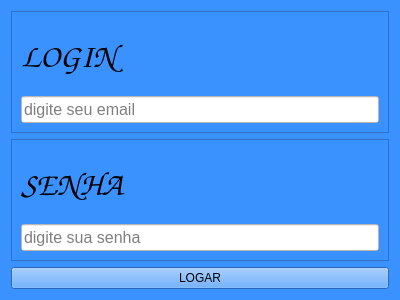
<?xml version="1.0" encoding="UTF-8"?>
<ui version="4.0">
 <class>Form</class>
 <widget class="QWidget" name="Form">
  <property name="geometry">
   <rect>
    <x>0</x>
    <y>0</y>
    <width>400</width>
    <height>300</height>
   </rect>
  </property>
  <property name="windowTitle">
   <string>Form</string>
  </property>
  <property name="styleSheet">
   <string notr="true">background-color: rgb(57, 146, 255);</string>
  </property>
  <layout class="QVBoxLayout" name="verticalLayout">
   <item>
    <widget class="QFrame" name="frame">
     <property name="styleSheet">
      <string notr="true">selection-background-color: rgb(62, 97, 255);</string>
     </property>
     <property name="frameShape">
      <enum>QFrame::Shape::StyledPanel</enum>
     </property>
     <property name="frameShadow">
      <enum>QFrame::Shadow::Raised</enum>
     </property>
     <layout class="QVBoxLayout" name="verticalLayout_2">
      <item>
       <widget class="QLabel" name="label_login">
        <property name="font">
         <font>
          <family>Comic Sans MS</family>
          <pointsize>25</pointsize>
          <italic>false</italic>
          <bold>true</bold>
         </font>
        </property>
        <property name="styleSheet">
         <string notr="true">background-color: rgb(57, 146, 255);
text-align: center;</string>
        </property>
        <property name="text">
         <string>LOGIN</string>
        </property>
       </widget>
      </item>
      <item>
       <widget class="QLineEdit" name="lineEdit_login">
        <property name="palette">
         <palette>
          <active>
           <colorrole role="Button">
            <brush brushstyle="SolidPattern">
             <color alpha="255">
              <red>255</red>
              <green>255</green>
              <blue>255</blue>
             </color>
            </brush>
           </colorrole>
           <colorrole role="Base">
            <brush brushstyle="SolidPattern">
             <color alpha="255">
              <red>255</red>
              <green>255</green>
              <blue>255</blue>
             </color>
            </brush>
           </colorrole>
           <colorrole role="Window">
            <brush brushstyle="SolidPattern">
             <color alpha="255">
              <red>255</red>
              <green>255</green>
              <blue>255</blue>
             </color>
            </brush>
           </colorrole>
           <colorrole role="Highlight">
            <brush brushstyle="SolidPattern">
             <color alpha="255">
              <red>62</red>
              <green>97</green>
              <blue>255</blue>
             </color>
            </brush>
           </colorrole>
          </active>
          <inactive>
           <colorrole role="Button">
            <brush brushstyle="SolidPattern">
             <color alpha="255">
              <red>255</red>
              <green>255</green>
              <blue>255</blue>
             </color>
            </brush>
           </colorrole>
           <colorrole role="Base">
            <brush brushstyle="SolidPattern">
             <color alpha="255">
              <red>255</red>
              <green>255</green>
              <blue>255</blue>
             </color>
            </brush>
           </colorrole>
           <colorrole role="Window">
            <brush brushstyle="SolidPattern">
             <color alpha="255">
              <red>255</red>
              <green>255</green>
              <blue>255</blue>
             </color>
            </brush>
           </colorrole>
           <colorrole role="Highlight">
            <brush brushstyle="SolidPattern">
             <color alpha="255">
              <red>62</red>
              <green>97</green>
              <blue>255</blue>
             </color>
            </brush>
           </colorrole>
          </inactive>
          <disabled>
           <colorrole role="Button">
            <brush brushstyle="SolidPattern">
             <color alpha="255">
              <red>255</red>
              <green>255</green>
              <blue>255</blue>
             </color>
            </brush>
           </colorrole>
           <colorrole role="Base">
            <brush brushstyle="SolidPattern">
             <color alpha="255">
              <red>255</red>
              <green>255</green>
              <blue>255</blue>
             </color>
            </brush>
           </colorrole>
           <colorrole role="Window">
            <brush brushstyle="SolidPattern">
             <color alpha="255">
              <red>255</red>
              <green>255</green>
              <blue>255</blue>
             </color>
            </brush>
           </colorrole>
           <colorrole role="Highlight">
            <brush brushstyle="SolidPattern">
             <color alpha="255">
              <red>62</red>
              <green>97</green>
              <blue>255</blue>
             </color>
            </brush>
           </colorrole>
          </disabled>
         </palette>
        </property>
        <property name="font">
         <font>
          <pointsize>12</pointsize>
         </font>
        </property>
        <property name="styleSheet">
         <string notr="true">background-color: rgb(255, 255, 255);
text-align: center;</string>
        </property>
        <property name="placeholderText">
         <string>digite seu email</string>
        </property>
       </widget>
      </item>
     </layout>
    </widget>
   </item>
   <item>
    <widget class="QFrame" name="frame_2">
     <property name="frameShape">
      <enum>QFrame::Shape::StyledPanel</enum>
     </property>
     <property name="frameShadow">
      <enum>QFrame::Shadow::Raised</enum>
     </property>
     <layout class="QVBoxLayout" name="verticalLayout_3">
      <item>
       <widget class="QLabel" name="label_senha">
        <property name="font">
         <font>
          <family>Comic Sans MS</family>
          <pointsize>25</pointsize>
          <italic>false</italic>
          <bold>true</bold>
         </font>
        </property>
        <property name="text">
         <string>SENHA</string>
        </property>
       </widget>
      </item>
      <item>
       <widget class="QLineEdit" name="lineEdit_senha">
        <property name="font">
         <font>
          <pointsize>12</pointsize>
         </font>
        </property>
        <property name="styleSheet">
         <string notr="true">background-color: rgb(65, 172, 154);
background-color: rgb(255, 255, 255);</string>
        </property>
        <property name="placeholderText">
         <string>digite sua senha</string>
        </property>
       </widget>
      </item>
     </layout>
    </widget>
   </item>
   <item>
    <widget class="QPushButton" name="btn_login">
     <property name="cursor">
      <cursorShape>PointingHandCursor</cursorShape>
     </property>
     <property name="text">
      <string>LOGAR</string>
     </property>
    </widget>
   </item>
  </layout>
 </widget>
 <resources/>
 <connections/>
</ui>
